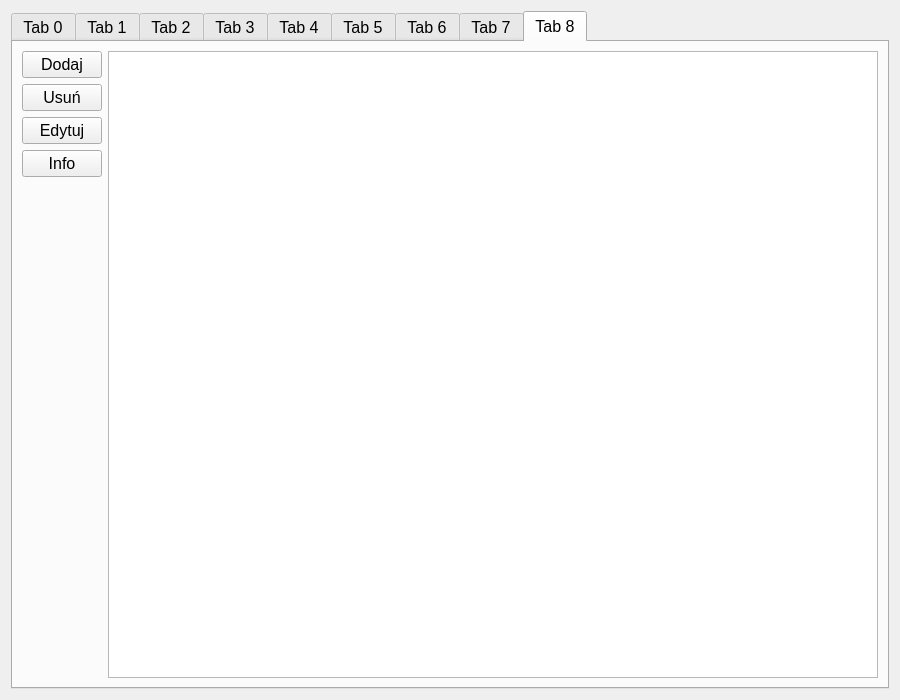
<?xml version="1.0" encoding="UTF-8"?>
<ui version="4.0">
 <class>Form</class>
 <widget class="QWidget" name="Form">
  <property name="geometry">
   <rect>
    <x>0</x>
    <y>0</y>
    <width>900</width>
    <height>700</height>
   </rect>
  </property>
  <property name="sizePolicy">
   <sizepolicy hsizetype="Minimum" vsizetype="Minimum">
    <horstretch>0</horstretch>
    <verstretch>0</verstretch>
   </sizepolicy>
  </property>
  <property name="windowTitle">
   <string>Form</string>
  </property>
  <layout class="QHBoxLayout" name="horizontalLayout_3">
   <item>
    <widget class="QTabWidget" name="tabWidget">
     <property name="font">
      <font>
       <pointsize>12</pointsize>
      </font>
     </property>
     <property name="currentIndex">
      <number>8</number>
     </property>
     <widget class="QWidget" name="tab_0">
      <attribute name="title">
       <string>Tab 0</string>
      </attribute>
      <layout class="QHBoxLayout" name="horizontalLayout_4">
       <item>
        <layout class="QVBoxLayout" name="verticalLayout_0">
         <item>
          <widget class="QPushButton" name="pushButton_dodaj_0">
           <property name="font">
            <font>
             <pointsize>12</pointsize>
            </font>
           </property>
           <property name="text">
            <string>Dodaj</string>
           </property>
          </widget>
         </item>
         <item>
          <widget class="QPushButton" name="pushButton_usun_0">
           <property name="font">
            <font>
             <pointsize>12</pointsize>
            </font>
           </property>
           <property name="text">
            <string>Usuń</string>
           </property>
          </widget>
         </item>
         <item>
          <widget class="QPushButton" name="pushButton_edytuj_0">
           <property name="font">
            <font>
             <pointsize>12</pointsize>
            </font>
           </property>
           <property name="text">
            <string>Edytuj</string>
           </property>
          </widget>
         </item>
         <item>
          <widget class="QPushButton" name="pushButton_info_0">
           <property name="font">
            <font>
             <pointsize>12</pointsize>
            </font>
           </property>
           <property name="text">
            <string>Info</string>
           </property>
          </widget>
         </item>
         <item>
          <spacer name="verticalSpacer_0">
           <property name="orientation">
            <enum>Qt::Vertical</enum>
           </property>
           <property name="sizeHint" stdset="0">
            <size>
             <width>20</width>
             <height>40</height>
            </size>
           </property>
          </spacer>
         </item>
        </layout>
       </item>
       <item>
        <widget class="QTableView" name="tableView_0"/>
       </item>
      </layout>
     </widget>
     <widget class="QWidget" name="tab_1">
      <attribute name="title">
       <string>Tab 1</string>
      </attribute>
      <layout class="QHBoxLayout" name="horizontalLayout">
       <item>
        <layout class="QVBoxLayout" name="verticalLayout_1">
         <item>
          <widget class="QPushButton" name="pushButton_dodaj_1">
           <property name="font">
            <font>
             <pointsize>12</pointsize>
            </font>
           </property>
           <property name="text">
            <string>Dodaj</string>
           </property>
          </widget>
         </item>
         <item>
          <widget class="QPushButton" name="pushButton_usun_1">
           <property name="font">
            <font>
             <pointsize>12</pointsize>
            </font>
           </property>
           <property name="text">
            <string>Usuń</string>
           </property>
          </widget>
         </item>
         <item>
          <widget class="QPushButton" name="pushButton_edytuj_1">
           <property name="font">
            <font>
             <pointsize>12</pointsize>
            </font>
           </property>
           <property name="text">
            <string>Edytuj</string>
           </property>
          </widget>
         </item>
         <item>
          <widget class="QPushButton" name="pushButton_info_1">
           <property name="font">
            <font>
             <pointsize>12</pointsize>
            </font>
           </property>
           <property name="text">
            <string>Info</string>
           </property>
          </widget>
         </item>
         <item>
          <spacer name="verticalSpacer_1">
           <property name="orientation">
            <enum>Qt::Vertical</enum>
           </property>
           <property name="sizeHint" stdset="0">
            <size>
             <width>20</width>
             <height>40</height>
            </size>
           </property>
          </spacer>
         </item>
        </layout>
       </item>
       <item>
        <widget class="QTableView" name="tableView_1"/>
       </item>
      </layout>
     </widget>
     <widget class="QWidget" name="tab_2">
      <attribute name="title">
       <string>Tab 2</string>
      </attribute>
      <layout class="QHBoxLayout" name="horizontalLayout_2">
       <item>
        <layout class="QVBoxLayout" name="verticalLayout_2">
         <item>
          <widget class="QPushButton" name="pushButton_dodaj_2">
           <property name="font">
            <font>
             <pointsize>12</pointsize>
            </font>
           </property>
           <property name="text">
            <string>Dodaj</string>
           </property>
          </widget>
         </item>
         <item>
          <widget class="QPushButton" name="pushButton_usun_2">
           <property name="font">
            <font>
             <pointsize>12</pointsize>
            </font>
           </property>
           <property name="text">
            <string>Usuń</string>
           </property>
          </widget>
         </item>
         <item>
          <widget class="QPushButton" name="pushButton_edytuj_2">
           <property name="font">
            <font>
             <pointsize>12</pointsize>
            </font>
           </property>
           <property name="text">
            <string>Edytuj</string>
           </property>
          </widget>
         </item>
         <item>
          <widget class="QPushButton" name="pushButton_info_2">
           <property name="font">
            <font>
             <pointsize>12</pointsize>
            </font>
           </property>
           <property name="text">
            <string>Info</string>
           </property>
          </widget>
         </item>
         <item>
          <spacer name="verticalSpacer_2">
           <property name="orientation">
            <enum>Qt::Vertical</enum>
           </property>
           <property name="sizeHint" stdset="0">
            <size>
             <width>20</width>
             <height>40</height>
            </size>
           </property>
          </spacer>
         </item>
        </layout>
       </item>
       <item>
        <widget class="QTableView" name="tableView_2"/>
       </item>
      </layout>
     </widget>
     <widget class="QWidget" name="tab_3">
      <attribute name="title">
       <string>Tab 3</string>
      </attribute>
      <layout class="QHBoxLayout" name="horizontalLayout_5">
       <item>
        <layout class="QVBoxLayout" name="verticalLayout_3">
         <item>
          <widget class="QPushButton" name="pushButton_dodaj_3">
           <property name="font">
            <font>
             <pointsize>12</pointsize>
            </font>
           </property>
           <property name="text">
            <string>Dodaj</string>
           </property>
          </widget>
         </item>
         <item>
          <widget class="QPushButton" name="pushButton_usun_3">
           <property name="font">
            <font>
             <pointsize>12</pointsize>
            </font>
           </property>
           <property name="text">
            <string>Usuń</string>
           </property>
          </widget>
         </item>
         <item>
          <widget class="QPushButton" name="pushButton_edytuj_3">
           <property name="font">
            <font>
             <pointsize>12</pointsize>
            </font>
           </property>
           <property name="text">
            <string>Edytuj</string>
           </property>
          </widget>
         </item>
         <item>
          <widget class="QPushButton" name="pushButton_info_3">
           <property name="font">
            <font>
             <pointsize>12</pointsize>
            </font>
           </property>
           <property name="text">
            <string>Info</string>
           </property>
          </widget>
         </item>
         <item>
          <spacer name="verticalSpacer_3">
           <property name="orientation">
            <enum>Qt::Vertical</enum>
           </property>
           <property name="sizeHint" stdset="0">
            <size>
             <width>20</width>
             <height>40</height>
            </size>
           </property>
          </spacer>
         </item>
        </layout>
       </item>
       <item>
        <widget class="QTableView" name="tableView_3"/>
       </item>
      </layout>
     </widget>
     <widget class="QWidget" name="tab_4">
      <attribute name="title">
       <string>Tab 4</string>
      </attribute>
      <layout class="QHBoxLayout" name="horizontalLayout_6">
       <item>
        <layout class="QVBoxLayout" name="verticalLayout_4">
         <item>
          <widget class="QPushButton" name="pushButton_dodaj_4">
           <property name="font">
            <font>
             <pointsize>12</pointsize>
            </font>
           </property>
           <property name="text">
            <string>Dodaj</string>
           </property>
          </widget>
         </item>
         <item>
          <widget class="QPushButton" name="pushButton_usun_4">
           <property name="font">
            <font>
             <pointsize>12</pointsize>
            </font>
           </property>
           <property name="text">
            <string>Usuń</string>
           </property>
          </widget>
         </item>
         <item>
          <widget class="QPushButton" name="pushButton_edytuj_4">
           <property name="font">
            <font>
             <pointsize>12</pointsize>
            </font>
           </property>
           <property name="text">
            <string>Edytuj</string>
           </property>
          </widget>
         </item>
         <item>
          <widget class="QPushButton" name="pushButton_info_4">
           <property name="font">
            <font>
             <pointsize>12</pointsize>
            </font>
           </property>
           <property name="text">
            <string>Info</string>
           </property>
          </widget>
         </item>
         <item>
          <spacer name="verticalSpacer_4">
           <property name="orientation">
            <enum>Qt::Vertical</enum>
           </property>
           <property name="sizeHint" stdset="0">
            <size>
             <width>20</width>
             <height>40</height>
            </size>
           </property>
          </spacer>
         </item>
        </layout>
       </item>
       <item>
        <widget class="QTableView" name="tableView_4"/>
       </item>
      </layout>
     </widget>
     <widget class="QWidget" name="tab_5">
      <attribute name="title">
       <string>Tab 5</string>
      </attribute>
      <layout class="QHBoxLayout" name="horizontalLayout_7">
       <item>
        <layout class="QVBoxLayout" name="verticalLayout_5">
         <item>
          <widget class="QPushButton" name="pushButton_dodaj_5">
           <property name="font">
            <font>
             <pointsize>12</pointsize>
            </font>
           </property>
           <property name="text">
            <string>Dodaj</string>
           </property>
          </widget>
         </item>
         <item>
          <widget class="QPushButton" name="pushButton_usun_5">
           <property name="font">
            <font>
             <pointsize>12</pointsize>
            </font>
           </property>
           <property name="text">
            <string>Usuń</string>
           </property>
          </widget>
         </item>
         <item>
          <widget class="QPushButton" name="pushButton_edytuj_5">
           <property name="font">
            <font>
             <pointsize>12</pointsize>
            </font>
           </property>
           <property name="text">
            <string>Edytuj</string>
           </property>
          </widget>
         </item>
         <item>
          <widget class="QPushButton" name="pushButton_info_5">
           <property name="font">
            <font>
             <pointsize>12</pointsize>
            </font>
           </property>
           <property name="text">
            <string>Info</string>
           </property>
          </widget>
         </item>
         <item>
          <spacer name="verticalSpacer_5">
           <property name="orientation">
            <enum>Qt::Vertical</enum>
           </property>
           <property name="sizeHint" stdset="0">
            <size>
             <width>20</width>
             <height>40</height>
            </size>
           </property>
          </spacer>
         </item>
        </layout>
       </item>
       <item>
        <widget class="QTableView" name="tableView_5"/>
       </item>
      </layout>
     </widget>
     <widget class="QWidget" name="tab_6">
      <attribute name="title">
       <string>Tab 6</string>
      </attribute>
      <layout class="QHBoxLayout" name="horizontalLayout_6">
       <item>
        <layout class="QVBoxLayout" name="verticalLayout_6">
         <item>
          <widget class="QPushButton" name="pushButton_dodaj_6">
           <property name="font">
            <font>
             <pointsize>12</pointsize>
            </font>
           </property>
           <property name="text">
            <string>Dodaj</string>
           </property>
          </widget>
         </item>
         <item>
          <widget class="QPushButton" name="pushButton_usun_6">
           <property name="font">
            <font>
             <pointsize>12</pointsize>
            </font>
           </property>
           <property name="text">
            <string>Usuń</string>
           </property>
          </widget>
         </item>
         <item>
          <widget class="QPushButton" name="pushButton_edytuj_6">
           <property name="font">
            <font>
             <pointsize>12</pointsize>
            </font>
           </property>
           <property name="text">
            <string>Edytuj</string>
           </property>
          </widget>
         </item>
         <item>
          <widget class="QPushButton" name="pushButton_info_6">
           <property name="font">
            <font>
             <pointsize>12</pointsize>
            </font>
           </property>
           <property name="text">
            <string>Info</string>
           </property>
          </widget>
         </item>
         <item>
          <spacer name="verticalSpacer_6">
           <property name="orientation">
            <enum>Qt::Vertical</enum>
           </property>
           <property name="sizeHint" stdset="0">
            <size>
             <width>20</width>
             <height>40</height>
            </size>
           </property>
          </spacer>
         </item>
        </layout>
       </item>
       <item>
        <widget class="QTableView" name="tableView_6"/>
       </item>
      </layout>
     </widget>
     <widget class="QWidget" name="tab_7">
      <attribute name="title">
       <string>Tab 7</string>
      </attribute>
      <layout class="QHBoxLayout" name="horizontalLayout_7">
       <item>
        <layout class="QVBoxLayout" name="verticalLayout_7">
         <item>
          <widget class="QPushButton" name="pushButton_dodaj_7">
           <property name="font">
            <font>
             <pointsize>12</pointsize>
            </font>
           </property>
           <property name="text">
            <string>Dodaj</string>
           </property>
          </widget>
         </item>
         <item>
          <widget class="QPushButton" name="pushButton_usun_7">
           <property name="font">
            <font>
             <pointsize>12</pointsize>
            </font>
           </property>
           <property name="text">
            <string>Usuń</string>
           </property>
          </widget>
         </item>
         <item>
          <widget class="QPushButton" name="pushButton_edytuj_7">
           <property name="font">
            <font>
             <pointsize>12</pointsize>
            </font>
           </property>
           <property name="text">
            <string>Edytuj</string>
           </property>
          </widget>
         </item>
         <item>
          <widget class="QPushButton" name="pushButton_info_7">
           <property name="font">
            <font>
             <pointsize>12</pointsize>
            </font>
           </property>
           <property name="text">
            <string>Info</string>
           </property>
          </widget>
         </item>
         <item>
          <spacer name="verticalSpacer_7">
           <property name="orientation">
            <enum>Qt::Vertical</enum>
           </property>
           <property name="sizeHint" stdset="0">
            <size>
             <width>20</width>
             <height>40</height>
            </size>
           </property>
          </spacer>
         </item>
        </layout>
       </item>
       <item>
        <widget class="QTableView" name="tableView_7"/>
       </item>
      </layout>
     </widget>
     <widget class="QWidget" name="tab_8">
      <attribute name="title">
       <string>Tab 8</string>
      </attribute>
      <layout class="QHBoxLayout" name="horizontalLayout_8">
       <item>
        <layout class="QVBoxLayout" name="verticalLayout_8">
         <item>
          <widget class="QPushButton" name="pushButton_dodaj_8">
           <property name="font">
            <font>
             <pointsize>12</pointsize>
            </font>
           </property>
           <property name="text">
            <string>Dodaj</string>
           </property>
          </widget>
         </item>
         <item>
          <widget class="QPushButton" name="pushButton_usun_8">
           <property name="font">
            <font>
             <pointsize>12</pointsize>
            </font>
           </property>
           <property name="text">
            <string>Usuń</string>
           </property>
          </widget>
         </item>
         <item>
          <widget class="QPushButton" name="pushButton_edytuj_8">
           <property name="font">
            <font>
             <pointsize>12</pointsize>
            </font>
           </property>
           <property name="text">
            <string>Edytuj</string>
           </property>
          </widget>
         </item>
         <item>
          <widget class="QPushButton" name="pushButton_info_8">
           <property name="font">
            <font>
             <pointsize>12</pointsize>
            </font>
           </property>
           <property name="text">
            <string>Info</string>
           </property>
          </widget>
         </item>
         <item>
          <spacer name="verticalSpacer_8">
           <property name="orientation">
            <enum>Qt::Vertical</enum>
           </property>
           <property name="sizeHint" stdset="0">
            <size>
             <width>20</width>
             <height>40</height>
            </size>
           </property>
          </spacer>
         </item>
        </layout>
       </item>
       <item>
        <widget class="QTableView" name="tableView_8"/>
       </item>
      </layout>
     </widget>
    </widget>
   </item>
  </layout>
 </widget>
 <resources/>
 <connections/>
</ui>
